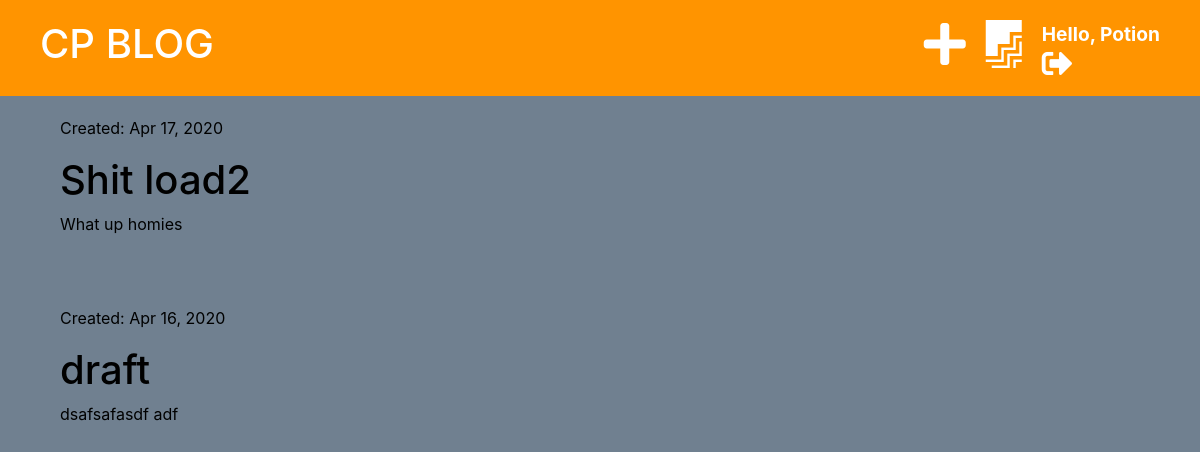
Page /drafts/ (signed in) on the committed database.
### blog/models.py (models this page shows, shortened)
class Post(models.Model):
    author = models.ForeignKey('auth.User', on_delete=models.CASCADE)
    title = models.CharField(max_length=255)
    text = models.TextField()
    created_date = models.DateTimeField(default=timezone.now)
    published_date = models.DateTimeField(blank=True, null=True)

### blog/views.py (the view)
# urls.py: path('drafts/', views.post_draft_view, name='post_draft_list'),
@login_required
def post_draft_view(request):
    posts = Post.objects.filter(published_date__isnull=True).order_by('-created_date')
    stuff_for_frontend = {'posts': posts}
    return render(request, 'blog/post_draft_list.html', stuff_for_frontend)

### blog/templates/blog/post_draft_list.html (shortened to what this page needs)
{%  extends 'blog/base.html' %}
{% block content %}
{% for post in posts %}
    <div class="post">
        <div class="date">
            <p>Created: {{ post.created_date|date:'M d, Y' }}</p>
        </div>
        <h1>
            <a href="{% url 'blog:post_detail' pk=post.pk %}">{{ post.title }}
            </a>
        </h1>
        <p>{{ post.text|truncatechars:50 }}</p>
    </div>
{% endfor %}
{% endblock %}

### blog/templates/blog/base.html (shortened to what this page needs)
{% load static %}
<!DOCTYPE html>
<html lang="en">
<head>
    <link rel="stylesheet" href="https://stackpath.bootstrapcdn.com/bootstrap/4.4.1/css/bootstrap.min.css">
	<link rel="stylesheet" href="{% static 'css/blog.css' %}">
	<link rel="stylesheet" href="{% static 'css/zenburn.css' %}">
<link rel="stylesheet" href="https://use.fontawesome.com/releases/v5.13.0/css/all.css">
</head>
<body>
	<div class="page-header">
		{% if user.is_authenticated %}
			<p class="top-menu" style="font-size: 1.2em; font-weight: bold;">Hello, {{ user.username }}<small><a href="{% url 'logout' %}"><i class="fas fa-sign-out-alt fa-2x"></i></a></small></p>
			<a href="{% url 'blog:post_draft_list' %}"class="top-menu"><i class="fab fa-firstdraft fa-2x"></i></a>
			<a href="{% url 'blog:post_create' %}"class="top-menu"><i class="fa fa-plus fa-2x"></i></a>
		{% else %}
		<p class="top-menu" style="font-size: 1.2em; font-weight: bold;">LogIn <a href="{% url 'login' %}"><i class="fas fa-sign-in-alt fa-2x"></i></a></p>
		{% endif %}
		<h1><a href="{% url 'blog:post_list' %}">CP BLOG</a></h1>
	</div>
	<div class="content container">
		<div class="row">
			<div class="col-mid-8">
			    {% block content %}
				{% endblock %}
			</div>
		</div>
	</div>
</body>
</html>

### blog/static/css/blog.css (style rules this page uses)
body { background-color: slategrey; }
.page-header { background-color: #ff9400; padding: 20px; padding-left: 40px; }
.page-header a { color: white; outline: none; text-decoration: none; display: flex; }
.content { margin-left: 40px; }
.date { color: #343a40; }
.post { margin: 20px; margin-bottom: 70px; }
.post p, .post a { color: black; }
.post a { outline: none; text-decoration: none; }
.top-menu { color: white; float: right; align-items: center; justify-content: center; margin-right: 20px; font-size: 1.5em; font-weight: bold; }

### rows in the picture
Post: created_date "Apr 17, 2020", title "Shit load2", text "What up homies"
Post: created_date "Apr 16, 2020", title "draft", text "dsafsafasdf adf"

### other values in the picture
{{ user.username }} "Potion"
